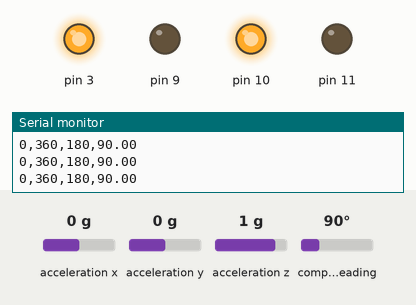
Simulated run of this sketch. Board: Arduino Uno, built with avr-gcc and run on an emulated ATmega328P. On the bench: output pins drawn as LEDs (lit = HIGH), the last lines printed to the serial monitor. Inputs (shaded band) come from the test bench; at power-on: compass heading 90°, acceleration x 0 g, acceleration y 0 g, acceleration z 1 g.

Above: at 1.2 s.
1.3 s: compass heading set to 138°
4.3 s: compass heading set to 147°
At 5.2 s:
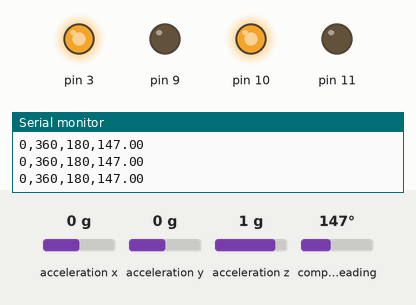
5.8 s: compass heading set to 180°
At 6.4 s:
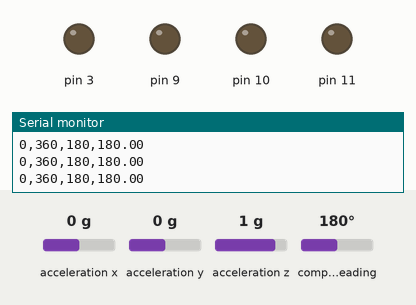
7.3 s: compass heading set to 269°
At 8.8 s:
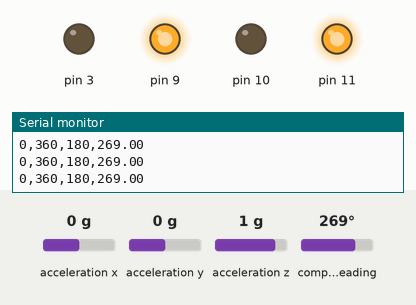
Timing chart, 0 to 9.8 s (numbered marks = the images above; inputs shaded):
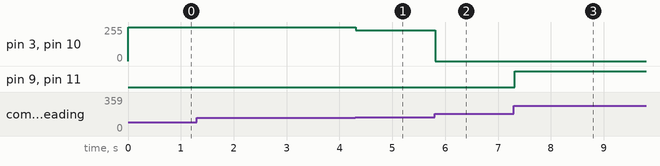

The sketch:

p_seigyo.ino
```cpp
#include <Wire.h>
#include <Adafruit_Sensor.h>
#include <Adafruit_BNO055.h>
#include <utility/imumaths.h>

Adafruit_BNO055 bno = Adafruit_BNO055(-1, 0x28);

void setup(void)
{
  Serial.begin(115200);
  if (!bno.begin())
  {
    Serial.print("Ooops, no BNO055 detected ... Check your wiring or I2C ADDR!");
    while (1);
  }
  bno.setExtCrystalUse(true);
}

float r_pgain = 7;
float l_pgain = 7;
int goal = 0;
int spd = 120;

void loop() {
  imu::Vector<3> euler = bno.getVector(Adafruit_BNO055::VECTOR_EULER);

  int gyro_x = euler.x();
  Serial.print("0,360,180,");
  Serial.println(euler.x());
  goal = 180 - gyro_x;
  float vl = -1 * goal * l_pgain;
  float vr = goal * r_pgain;

  vr = min(max(vr, -255), 255);
  vl = min(max(vl, -255), 255);

  if (vr < 0) {
    digitalWrite(3, LOW);
    analogWrite(9, -1 * vr);
  }
  else {
    digitalWrite(9, LOW);
    analogWrite(3, vr);
  }
  if (vl < 0) {
    digitalWrite(11, LOW);
    analogWrite(10, -1 * vl);
  }
  else {
    digitalWrite(10, LOW);
    analogWrite(11, vl);
  }
  delay(10);
}
```

Measured:
- after the input at 4.3 s, pin 3, pin 10: 255/255 → 231/255 at once
- after the input at 5.8 s, pin 3, pin 10: 231/255 → 0/255 at once
- after the input at 7.3 s, pin 9, pin 11: LOW → HIGH at once
